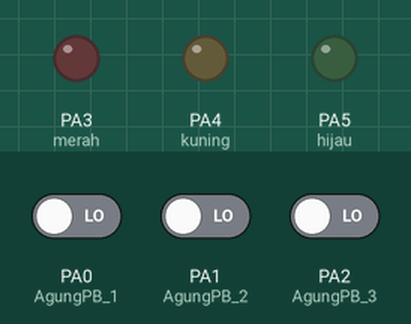
This sketch was run on a simulated STM32 Blue Pill. Parts: output pins drawn as LEDs (lit = HIGH). Dashed ring = blinking. The test bench sets the inputs (shaded band); at power-on: PA0 (AgungPB_1) LOW, PA1 (AgungPB_2) LOW, PA2 (AgungPB_3) LOW. What the sketch prints to the serial monitor is not drawn.

Above: at 1.2 s.
1.3 s: PA0 (AgungPB_1) driven HIGH
At 1.4 s:
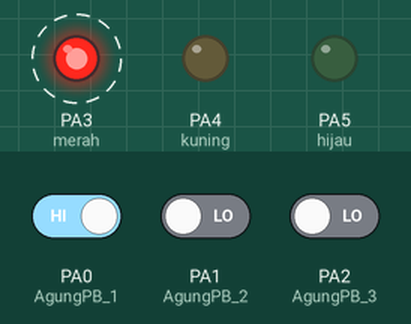
4.3 s: PA1 (AgungPB_2) driven HIGH
At 4.8 s:
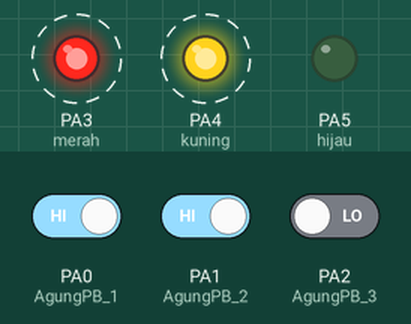
7.3 s: PA2 (AgungPB_3) driven HIGH
At 8.2 s:
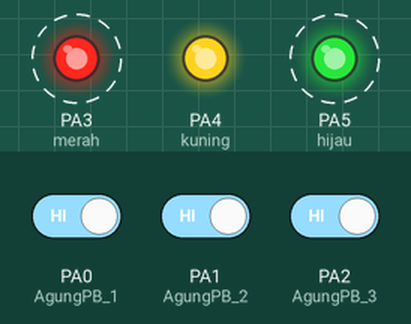
10.3 s: PA0 (AgungPB_1) driven LOW
At 11.2 s:
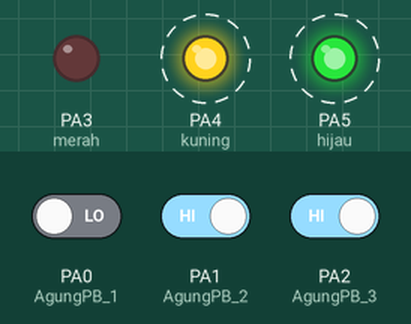
13.3 s: PA1 (AgungPB_2) driven LOW
At 16.2 s:
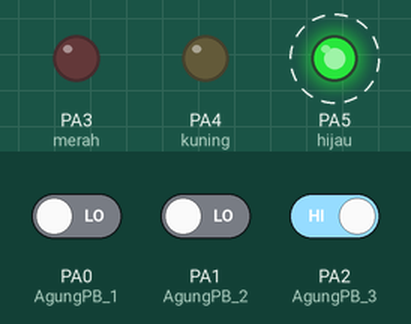
16.3 s: PA2 (AgungPB_3) driven LOW
At 16.8 s:
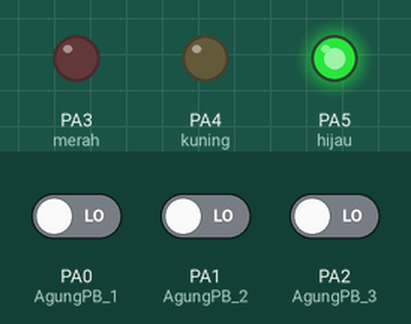
Timing chart, 0 to 18.8 s (numbered marks = the images above; inputs shaded):
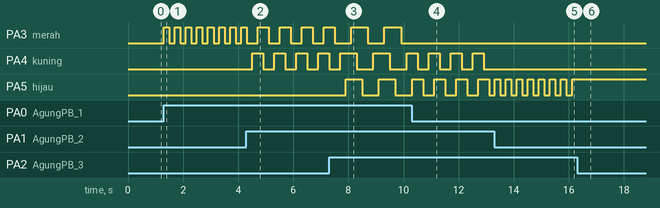

The sketch:

12.STM32_PB_KUNCI.ino
```cpp
//INISIALISASI
int AgungPB_1 = PA0;
int AgungPB_2 = PA1;
int AgungPB_3 = PA2;

int merah = PA3;
int kuning = PA4;
int hijau = PA5;

int kunci0 =0;
int kunci1 =0;
int kunci2 =0;

void setup() {
  Serial.begin(9600);
  pinMode(AgungPB_1,INPUT);
  pinMode(AgungPB_2,INPUT);
  pinMode(AgungPB_3,INPUT);
  pinMode(merah, OUTPUT);
  pinMode(kuning,OUTPUT);
  pinMode(hijau,OUTPUT);
}

void loop() {
  //BACA DATA
  int bacaAgungPB_1 = digitalRead (AgungPB_1);
  int bacaAgungPB_2 = digitalRead (AgungPB_2);
  int bacaAgungPB_3 = digitalRead (AgungPB_3);

  //SERIAL PRINT
  Serial.print("AgungPB_1 = " + String(bacaAgungPB_1));
  Serial.print("AgungPB_2 = " + String(bacaAgungPB_2));
  Serial.print("AgungPB_3 = " + String(bacaAgungPB_3));
  Serial.println();

  //LOGIKA
  if(bacaAgungPB_1==1 && kunci0==0){ //LOGIKA TOMBOL 1
    digitalWrite(merah,HIGH);
    kunci0=1;
    delay(200);


  }else if (bacaAgungPB_1==1 && kunci0==1){
    digitalWrite(merah,LOW);
    kunci0=0;
    delay(200);
  }

    if(bacaAgungPB_2==1 && kunci1==0){ //LOGIKA TOMBOL 2
    digitalWrite(kuning,HIGH);
    kunci1=1;
    delay(200);
  }else if(bacaAgungPB_2==1 && kunci1==1){
    digitalWrite(kuning,LOW);
    kunci1=0;
    delay(200);
  }

    if(bacaAgungPB_3==1 && kunci2==0){ //LOGIKA TOMBOL 3
    digitalWrite(hijau,HIGH);
    kunci2=1;
    delay(200);
  }else if(bacaAgungPB_3==1 && kunci2==1){
    digitalWrite(hijau,LOW);
    kunci2=0;
    delay(200);
  }
  }
```

Measured:
- after the input at 1.3 s, PA3 (merah): alternates HIGH for 0.20 s and LOW for 0.20 s, starting at once
- after the input at 4.3 s, PA3 (merah): alternates HIGH for 0.40 s and LOW for 0.40 s, starting after 0.41 s; PA4 (kuning): alternates HIGH for 0.40 s and LOW for 0.40 s, starting after 0.20 s
- after the input at 7.3 s, PA3 (merah): alternates HIGH for 0.60 s and LOW for 0.60 s, starting after 0.81 s; PA5 (hijau): alternates HIGH for 0.60 s and LOW for 0.60 s, starting after 0.61 s
- after the input at 10.3 s, PA3 (merah): stops changing and stays LOW; PA4 (kuning): alternates HIGH for 0.40 s and LOW for 0.40 s, starting after 0.21 s; PA5 (hijau): alternates HIGH for 0.40 s and LOW for 0.40 s, starting after 0.41 s
- after the input at 13.3 s, PA4 (kuning): stops changing and stays LOW; PA5 (hijau): alternates HIGH for 0.20 s and LOW for 0.20 s, starting at once
- after the input at 16.3 s, PA5 (hijau): stops changing and stays HIGH
